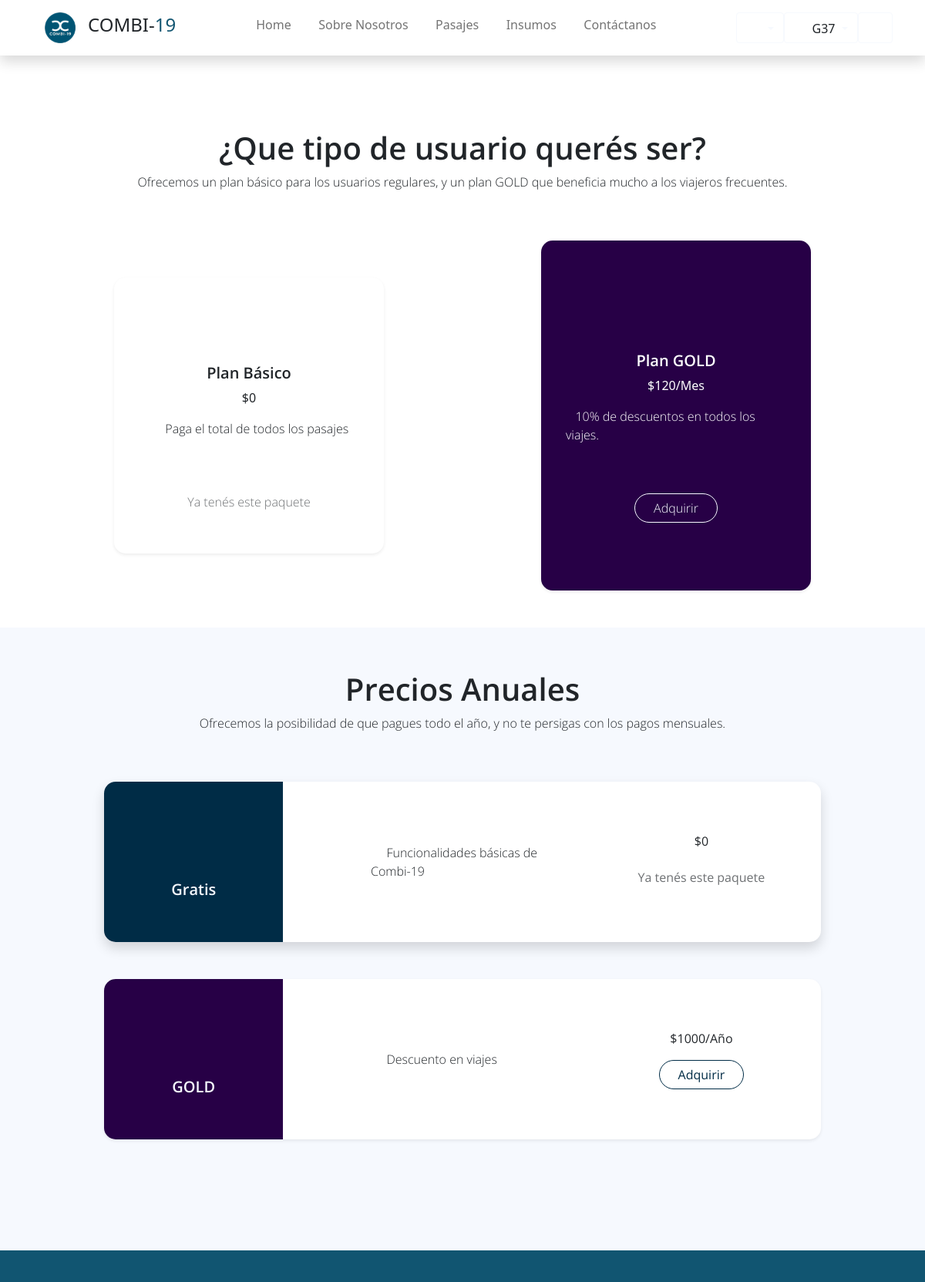
Page /suscripcion (signed in, upper part) on the earlier database version.
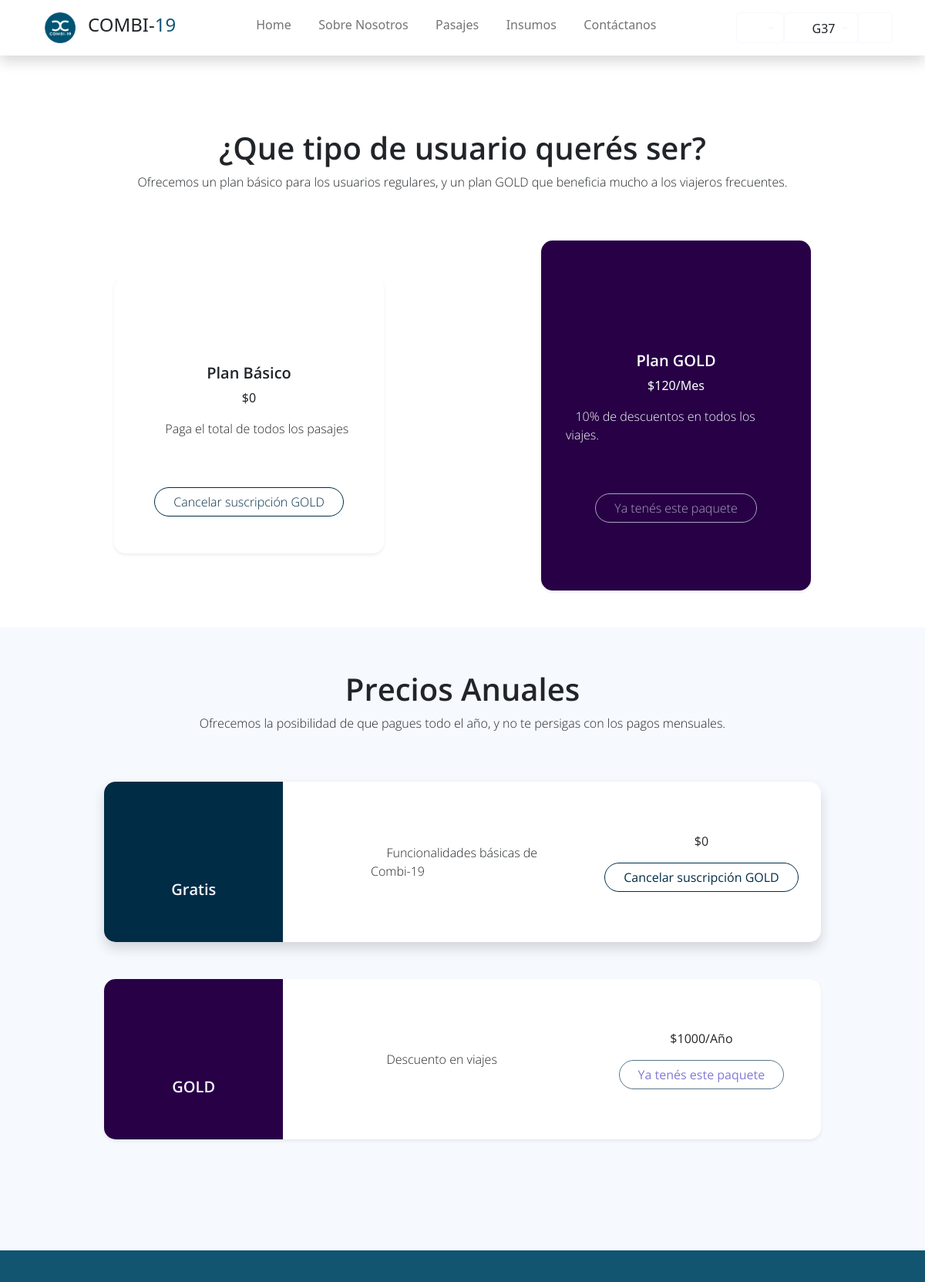
Same page on the later database version.
### Combi19App/views.py (the view)
# urls.py: path('suscripcion', views.suscripcion, name="Suscripcion"),
@login_required
def suscripcion (request):
    return render(request, "Combi19App/pricing.html")

### carro/context_processor.py (called while the page is built)
def importe_total(request):
    total=0
    if request.user.is_authenticated:
        if 'carro' in request.session:
            for key,value in request.session['carro'].items():
                total = total +(float(value['precio']))#*value['cantidad'])
    return {'importe_total':total}

### users/models.py (called while the page is built)
    @property
    def is_superuser(self):
        return self.is_admin

    @property
    def is_admin(self):
        return self.is_staff

### Combi19App/templates/Combi19App/pricing.html (shortened to what the changed rows need)
{% extends 'Combi19App/base.html' %}
{% load static %}
{% block content %}
    <div class="container-lg py-5">
        <div class="col-md-12 m-auto text-center py-5">
            <h1 class="pricing-header h2 semi-bold-600">¿Que tipo de usuario querés ser?</h1>
        </div>
        <div class="row px-lg-3">
            <div class="col-md-6 pb-5 pt-sm-0 mt-5 px-xl-3">
                <div class="pricing-table card h-100 shadow-sm border-0 py-5">
                    <div class="pricing-table-body card-body rounded-pill text-center align-self-center p-md-0">
                        <h2 class="pricing-table-heading h5 semi-bold-600">Plan Básico</h2>
                        {% if request.user.is_GOLD %}
                            <div class="pricing-table-footer pt-5">
                                <a href="{% url 'NO-GOLD' %}" class="btn rounded-pill px-4 btn-outline-primary light-300">Cancelar suscripción GOLD</a>
                            </div>
                        {% else %}
                            <div class="pricing-table-footer pt-5">
                                <a href="#" class="btn disabled rounded-pill px-4  light-300">Ya tenés este paquete</a>
                            </div>
                        {% endif %}
                    </div>
                </div>
            </div>
            <div class="col-md-6 pt-sm-0 pt-3 px-xl-3">
                <div class="pricing-table card bg-secondary-nuevo h-100 card-rounded shadow-sm border-0 py-5">
                    <div class="pricing-table-body card-body text-center text-white align-self-center p-md-0">
                        <h2 class="pricing-table-heading h5 semi-bold-600">Plan GOLD</h2>
                        {% if request.user.is_GOLD %}
                            <div class="pricing-table-footer pt-5 pb-2">
                                <a href="#" class=" disabled btn rounded-pill px-4 btn-outline-light light-300">Ya tenés este paquete</a>
                            </div>
                        {% else %}
                            <div class="pricing-table-footer pt-5 pb-2">
                                <a href="{% url 'GOLD' %}" class="btn rounded-pill px-4 btn-outline-light light-300">Adquirir</a>
                            </div>
                        {% endif %}
                    </div>
                </div>
            </div>
        </div>
    </div>
    <section class="bg-light pt-sm-0 py-5">
        <div class="container py-5">
            <h1 class="h2 semi-bold-600 text-center mt-2">Precios Anuales</h1>
            <div class="pricing-horizontal row col-10 m-auto d-flex shadow rounded overflow-hidden bg-white">
                <div class="pricing-horizontal-tag col-md-4 text-center pt-3 d-flex align-items-center">
                    <div class="w-100 light-300">
                        <p>$0</p>
                        {% if request.user.is_GOLD %}
                        <a href="#" class="btn rounded-pill px-4 btn-outline-primary mb-3">Cancelar suscripción GOLD</a>
                        {% else %}
                        <a href="{% url 'GOLD' %}" class="disabled btn rounded-pill px-4  mb-3">Ya tenés este paquete</a>
                        {% endif %}
                    </div>
                </div>
            </div>
            <div class="pricing-horizontal row col-10 m-auto d-flex shadow-sm rounded overflow-hidden my-5 bg-white">
                <div class="pricing-horizontal-tag col-md-4 text-center pt-3 d-flex align-items-center">
                    <div class="w-100 light-300">
                        <p>$1000/Año</p>
                        {% if request.user.is_GOLD %}
                            <a href="#" class="btn disabled rounded-pill px-4 btn-outline-primary mb-3">Ya tenés este paquete</a>
                        {% else %}
                            <a href="#" class="btn rounded-pill px-4 btn-outline-primary mb-3">Adquirir</a>
                        {% endif %}
                    </div>
                </div>
            </div>
        </div>
    </section>
{% endblock %}

Differences in the rows shown:
changed Account: is_GOLD False → True (drawn)
Other differences:
text no longer shown: "Adquirir Adquirir"
text now shown: "Cancelar suscripción GOLD Cancelar suscripción GOLD"
